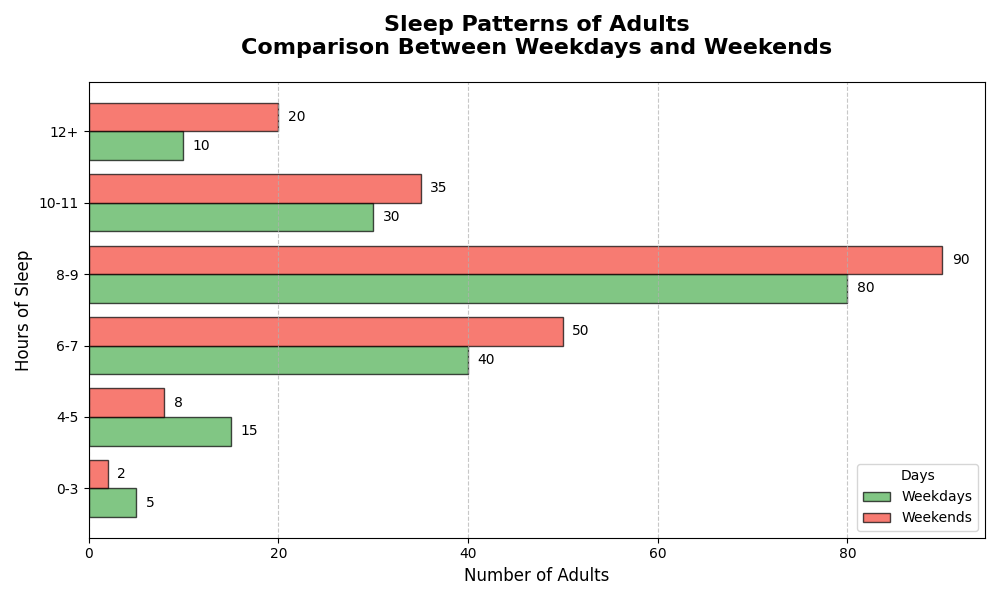

This chart was generated by the following Python code:
import matplotlib.pyplot as plt
import numpy as np

# Data for the number of adults who sleep various ranges of hours per day.
hours_range = ['0-3', '4-5', '6-7', '8-9', '10-11', '12+']
weekday_sleepers = [5, 15, 40, 80, 30, 10]
weekend_sleepers = [2, 8, 50, 90, 35, 20]

# Define positions for bars
y_pos = np.arange(len(hours_range))

# Initialize the plot
fig, ax = plt.subplots(figsize=(10, 6))

# Bar width
bar_height = 0.4

# New colors for the bars
new_color_weekday = '#4CAF50'  # A shade of green
new_color_weekend = '#F44336'  # A shade of red

# Plot horizontal bar charts with new colors
bars1 = ax.barh(y_pos - bar_height/2, weekday_sleepers, bar_height, label='Weekdays', color=new_color_weekday, edgecolor='black', alpha=0.7)
bars2 = ax.barh(y_pos + bar_height/2, weekend_sleepers, bar_height, label='Weekends', color=new_color_weekend, edgecolor='black', alpha=0.7)

# Titles and labels
ax.set_title('Sleep Patterns of Adults\nComparison Between Weekdays and Weekends', fontsize=16, fontweight='bold', pad=20)
ax.set_xlabel('Number of Adults', fontsize=12)
ax.set_ylabel('Hours of Sleep', fontsize=12)

# Customize y-axis with hours range
ax.set_yticks(y_pos)
ax.set_yticklabels(hours_range, fontsize=10)

# Legend
ax.legend(title='Days', fontsize=10, loc='lower right')

# Customize x-axis grid lines
ax.xaxis.grid(True, linestyle='--', alpha=0.7)

# Adding value labels on bars
def add_labels(bars, counts):
    for bar, count in zip(bars, counts):
        ax.text(bar.get_width() + 1, bar.get_y() + bar.get_height() / 2, str(count), ha='left', va='center', fontsize=10)

add_labels(bars1, weekday_sleepers)
add_labels(bars2, weekend_sleepers)

# Adjust layout to prevent overlap
plt.tight_layout()

# Show the plot
plt.show()
